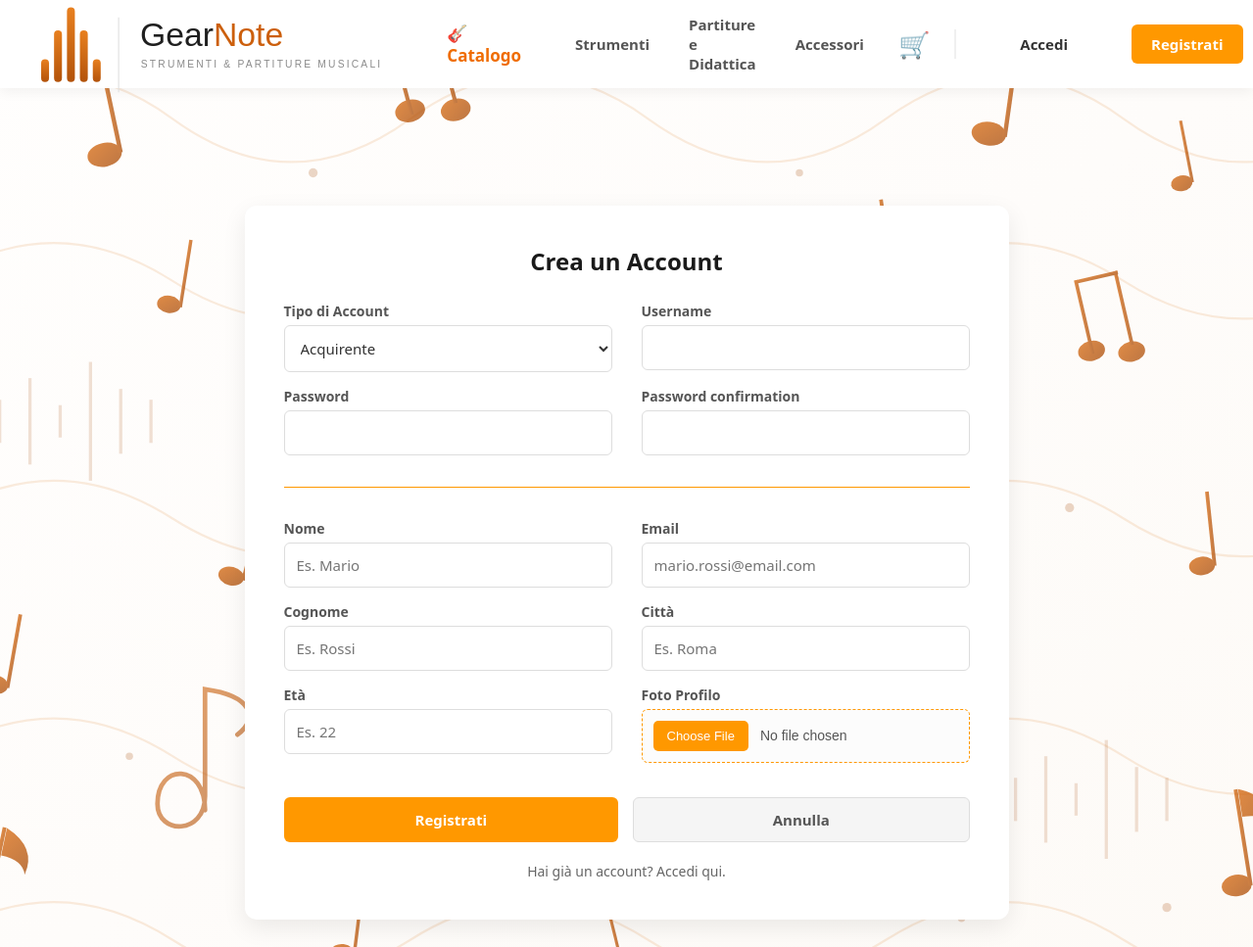
The app's page /accounts/registrati/ with its own data.
### catalog/models.py (models this page shows, shortened)
class Categoria(models.Model):
    nome = models.CharField(max_length=100)
    slug = models.SlugField(unique=True, blank=True)
    categoria_padre = models.ForeignKey(
        'self',
        on_delete=models.CASCADE,
        null=True,
        blank=True,
        related_name='sottocategorie'
    )
    class Meta:
        verbose_name_plural = "Categorie"

### accounts/views.py (the view)
# urls.py: path('registrati/', views.registrazione_view, name='registrati'),
def registrazione_view(request):
    if request.user.is_authenticated:
        return redirect('accounts:profilo')
    if request.method == 'POST':
        form = RegistrazionePersonalizzataForm(request.POST, request.FILES)
        if form.is_valid():
            user = form.save()
            login(request, user)
            return redirect('accounts:profilo')
    else:
        form = RegistrazionePersonalizzataForm()
    return render(request, 'accounts/dati_profilo.html', {'form': form})

### accounts/forms.py (shortened to what this page needs)
class RegistrazionePersonalizzataForm(ValidazioneProfiloMixin, UserCreationForm):
    nome = forms.CharField(max_length=50, label="Nome", widget=forms.TextInput(attrs={'placeholder': 'Es. Mario'}))
    cognome = forms.CharField(max_length=50, label="Cognome", widget=forms.TextInput(attrs={'placeholder': 'Es. Rossi'}))
    email = forms.EmailField(label="Email", widget=forms.EmailInput(attrs={'placeholder': 'mario.rossi@email.com'}))
    eta = forms.IntegerField(label="Età", widget=forms.NumberInput(attrs={'min': '18', 'max': '100', 'placeholder': 'Es. 22'}))
    citta = forms.CharField(max_length=100, label="Città", widget=forms.TextInput(attrs={'placeholder': 'Es. Roma'}))
    RUOLI = [('acquirente', 'Acquirente'), ('venditore', 'Venditore')]
    ruolo = forms.ChoiceField(choices=RUOLI, label="Tipo di Account")
    foto_profilo = forms.ImageField(required=False, label="Foto Profilo")
    class Meta:
        model = User
        fields = ['username', 'email']

### cart/context_processors.py (called while the page is built)
def contatore_carrello(request):
    conteggio = 0
    if request.user.is_authenticated and request.user.profilo.ruolo != 'venditore':
        try:
            carrello = Carrello.objects.get(utente=request.user)
            conteggio = carrello.numero_articoli
        except Carrello.DoesNotExist:
            conteggio = 0
    return {'cart_items_count': conteggio}

### catalog/context_processors.py (called while the page is built)
def categorie_navbar(request):
    return {
        'categorie_principali': Categoria.objects.filter(categoria_padre__isnull=True)
    }

### accounts/templates/accounts/dati_profilo.html (shortened to what this page needs)
{% extends 'base.html' %}
{% block content %}
<div class="auth-card" style="max-width: 700px;">
    <h2>{% if user.is_authenticated %}Modifica Profilo{% else %}Crea un Account{% endif %}</h2>
    <form method="post" enctype="multipart/form-data" novalidate>
        <div style="display: flex; gap: 30px; flex-wrap: wrap; margin-bottom: 15px;">
            <div style="flex: 1; min-width: 250px; text-align: left;">
                <label style="display: block; font-weight: 600; font-size: 14px; margin-bottom: 5px; color: var(--testo-secondario);">
                    Tipo di Account
                </label>
                {{ form.ruolo }}
            </div>
            <div style="flex: 1; min-width: 250px; text-align: left;">
                {% for field in form %}
                    {% if field.name == 'username' %}
                        <label for="{{ field.id_for_label }}" style="display: block; font-weight: 600; font-size: 14px; margin-bottom: 5px; color: var(--testo-secondario);">
                            {{ field.label }}
                        </label>
                        {{ field }}
                    {% endif %}
                {% endfor %}
            </div>
        </div>
        {% if not user.is_authenticated %}
        <div style="display: flex; gap: 30px; flex-wrap: wrap; margin-bottom: 10px;">
            {% for field in form %}
                {% if 'assword' in field.label %}
                    <div style="flex: 1; min-width: 250px; text-align: left;">
                        <label for="{{ field.id_for_label }}" style="display: block; font-weight: 600; font-size: 14px; margin-bottom: 5px; color: var(--testo-secondario);">
                            {{ field.label }}
                        </label>
                        {{ field }}
                    </div>
                {% endif %}
            {% endfor %}
        </div>
        <hr>
        {% endif %}
        <div style="display: flex; gap: 30px; flex-wrap: wrap;">
            <div style="flex: 1; min-width: 250px;">
                {% for field in form %}
                    {% if field.name == 'nome' or field.name == 'cognome' or field.name == 'eta' %}
                        <div style="margin-bottom: 15px; text-align: left;">
                            <label for="{{ field.id_for_label }}" style="display: block; font-weight: 600; font-size: 14px; margin-bottom: 5px; color: var(--testo-secondario);">
                                {{ field.label }}
                            </label>
                            {{ field }}
                        </div>
                    {% endif %}
                {% endfor %}
            </div>
            <div style="flex: 1; min-width: 250px;">
                {% for field in form %}
                    {% if field.name != 'nome' and field.name != 'cognome' and field.name != 'eta' and field.name != 'ruolo' and field.name != 'username' and 'assword' not in field.label %}
                        <div style="margin-bottom: 15px; text-align: left;">
                            {% if field.name == 'elimina_foto' %}
                                <div class="delete-photo-wrapper">
                                    {{ field }}
                                    <label for="{{ field.id_for_label }}" class="delete-photo-label">
                                        <svg xmlns="http://www.w3.org/2000/svg" viewBox="0 0 24 24" width="16" height="16" fill="#d9534f" style="transition: fill 0.2s ease;">
                                            <path d="M9 3v1H4v2h1v13a2 2 0 0 0 2 2h10a2 2 0 0 0 2-2V6h1V4h-5V3H9zM7 6h10v13H7V6zm2 2v9h2V8H9zm4 0v9h2V8h-2z"/>
                                        </svg>
                                        {{ field.label }}
                                    </label>
                                </div>
                            {% else %}
                                <label for="{{ field.id_for_label }}" style="display: block; font-weight: 600; font-size: 14px; margin-bottom: 5px; color: var(--testo-secondario);">
                                    {{ field.label }}
                                </label>
                                {{ field }}
                            {% endif %}
                        </div>
                    {% endif %}
                {% endfor %}
            </div>
        </div>
        <div style="display: flex; gap: 15px; margin-top: 20px;">
            <button type="submit" class="btn-primary btn-submit" style="flex: 1; margin-top: 0;">
                {% if user.is_authenticated %}Salva Modifiche{% else %}Registrati{% endif %}
            </button>
            <a href="{% if user.is_authenticated %}{% url 'accounts:profilo' %}{% else %}/{% endif %}"
               style="flex: 1; padding: 12px 20px; text-align: center; font-size: 15px; font-weight: bold; background-color: #f5f5f5; color: var(--testo-secondario); border: 1px solid var(--bordo-input); border-radius: 6px; text-decoration: none; transition: all 0.3s ease; display: inline-flex; justify-content: center; align-items: center;"
               onmouseover="this.style.backgroundColor='#eeeeee'" onmouseout="this.style.backgroundColor='#f5f5f5'">
                Annulla
            </a>
        </div>
    </form>
    {% if not user.is_authenticated %}
        <a href="{% url 'accounts:login' %}" class="auth-link">Hai già un account? Accedi qui.</a>
    {% endif %}
</div>
{% endblock content %}

### templates/base.html (shortened to what this page needs)
{% load static %}
<!DOCTYPE html>
<html lang="it">
<head>
    <link rel="stylesheet" href="{% static 'css/style.css' %}">
</head>
<body>
    <header class="navbar" style="display: flex; justify-content: space-between; align-items: center;">
        <div style="display: flex; align-items: center; gap: 40px;">
            <div class="logo">
                <a href="/">
                    <img src="{% static 'img/logo.svg' %}" alt="Logo GearNote" style="display: block;">
                </a>
            </div>
            <a href="{% url 'catalog:lista' %}" style="
                font-size: 17px;
                font-weight: 800;
                color: #ef6c00;
                text-decoration: none;
                display: flex;
                align-items: center;
                gap: 8px;
                padding: 8px 15px;
                border-radius: 12px;
                transition: all 0.2s ease;
            " onmouseover="this.style.backgroundColor='#fff8f3'; this.style.transform='translateY(-2px)';" onmouseout="this.style.backgroundColor='transparent'; this.style.transform='translateY(0)';"
            >
                🎸 Catalogo
            </a>
            {% for macro in categorie_principali %}
                <a href="{% url 'catalog:categoria_detail' macro.slug %}" class="link-macro" style="
                    font-size: 15px;
                    font-weight: 600;
                    color: #555;
                    text-decoration: none;
                    transition: color 0.2s;
                " onmouseover="this.style.color='#ef6c00';" onmouseout="this.style.color='#555';">
                    {{ macro.nome }}
                </a>
            {% endfor %}
        </div>
        <nav class="nav-links" style="display: flex; align-items: center; gap: 20px;">
            <a href="{% url 'cart:vedi_carrello' %}" style="text-decoration: none; position: relative; display: flex; align-items: center; justify-content: center; padding: 5px; transition: transform 0.2s ease;" onmouseover="this.style.transform='scale(1.1)';" onmouseout="this.style.transform='scale(1)';">
                <span style="font-size: 26px;">🛒</span>
            </a>
            <div style="width: 2px; height: 30px; background-color: #f0f0f0;"></div>
            {% if user.is_authenticated %}
                <a href="{% url 'accounts:profilo' %}" style="
                    padding: 10px 20px;
                    background: white;
                    color: #ef6c00;
                    border: 2px solid #fde4d0;
                    border-radius: 12px;
                    font-weight: 700;
                    text-decoration: none;
                    transition: all 0.2s ease;
                " onmouseover="this.style.borderColor='#ef6c00'; this.style.boxShadow='0 4px 10px rgba(239, 108, 0, 0.1)';" onmouseout="this.style.borderColor='#fde4d0'; this.style.boxShadow='none';">
                    👤 Il mio Profilo
                </a>
                <form action="{% url 'accounts:logout' %}" method="post" style="display: inline;">
                    {% csrf_token %}
                    <button type="submit" class="btn-primary">Esci</button>
                </form>
            {% else %}
                <a href="{% url 'accounts:login' %}" style="text-decoration: none; color: #333; font-weight: 700; padding: 10px 15px;">Accedi</a>
                <a href="{% url 'accounts:registrati' %}" class="btn-primary">Registrati</a>
            {% endif %}
        </nav>
    </header>
    <main class="container">
        {% block content %}
        {% endblock content %}
    </main>
</body>
</html>

### static/css/style.css (style rules this page uses)
:root { --colore-sfondo: #f4f6f9; --colore-bianco: #ffffff; --testo-base: #333333; --testo-titoli: #1a1a1a; --testo-secondario: #555555; --testo-chiaro: #666666; --arancione-base: #ff9800; --arancione-scuro: #e67e22; --ombra-arancione: rgba(255, 152, 0, 0.4); --rosso-logout: #e74c3c; --rosso-logout-hover: #c0392b; --bordo-input: #dddddd; --ombra-leggera: 0 4px 12px rgba(0, 0, 0, 0.05); --ombra-scheda: 0 8px 24px rgba(0, 0, 0, 0.08); }
body { margin: 0; padding: 0; font-family: 'Segoe UI', Roboto, Helvetica, Arial, sans-serif; color: var(--testo-base); background-image: url('../img/background.svg'); background-size: cover; background-position: center; background-repeat: no-repeat; background-attachment: fixed; }
.navbar { background-color: var(--colore-bianco); box-shadow: var(--ombra-leggera); display: flex; justify-content: space-between; align-items: center; padding: 0 50px 0 20px; height: 90px; box-sizing: border-box; position: sticky; top: 0; z-index: 1000; }
.container { max-width: 1000px; margin: 40px auto; padding: 20px; }
.auth-card { background: var(--colore-bianco); margin: 60px auto; padding: 40px; border-radius: 12px; box-shadow: var(--ombra-scheda); text-align: center; max-width: 450px; }
.auth-card h2 { margin-top: 0; margin-bottom: 25px; color: var(--testo-titoli); font-size: 24px; }
.auth-card input[type="text"], .auth-card input[type="password"], .auth-card input[type="email"], .auth-card input[type="number"], .auth-card select { width: 100%; padding: 12px; border: 1px solid var(--bordo-input); border-radius: 6px; box-sizing: border-box; font-size: 15px; background-color: var(--colore-bianco); color: var(--testo-base); font-family: inherit; transition: all 0.25s ease-in-out; }
.auth-card select { accent-color: var(--arancione-base); }
.auth-card input[type="file"] { width: 100%; padding: 11px; background-color: #fcfcfc; border: 1px dashed var(--arancione-base); border-radius: 6px; box-sizing: border-box; font-size: 14px; color: var(--testo-secondario); cursor: pointer; transition: all 0.25s ease-in-out; }
.auth-card .btn-submit { width: 100%; margin-top: 15px; padding: 12px 20px !important; }
.auth-card .auth-link { display: block; margin-top: 20px; font-size: 14px; color: var(--testo-chiaro); text-decoration: none; transition: color 0.2s ease; }
.auth-card hr { border: 0; height: 1px; background: var(--arancione-base); margin: 32px 0; width: 100%; }
.logo { display: flex; align-items: center; height: 100%; padding: 0; }
.logo a { display: flex; align-items: center; text-decoration: none; height: 100%; }
.logo img { height: 110px; width: auto; display: block; margin-top: 0px; transition: transform 0.2s ease-in-out; }
.nav-links { display: flex; align-items: center; }
.nav-links a { color: var(--testo-secondario); text-decoration: none; font-weight: 600; font-size: 15px; margin-left: 30px; transition: color 0.2s ease-in-out; }
.btn-primary { background-color: var(--arancione-base) !important; color: var(--colore-bianco) !important; padding: 10px 20px; border: none !important; border-radius: 6px; font-size: 15px; font-weight: bold; font-family: inherit; cursor: pointer; text-align: center; text-decoration: none !important; display: inline-block; box-sizing: border-box; transition: all 0.3s ease !important; }
a.btn-primary, a.btn-primary:link, a.btn-primary:visited, a.btn-primary:hover, a.btn-primary:active, button.btn-primary { color: var(--colore-bianco) !important; }
html { scrollbar-width: thin; scrollbar-color: var(--arancione-scuro) #f4f1ec; }

### records on screen
Categoria: nome "Strumenti"
Categoria: nome "Partiture e Didattica"
Categoria: nome "Accessori"

### other values on screen
{{ field.label }} "Username"
{{ field.label }} "Password" "Password confirmation"
{{ field.label }} "Nome" "Cognome" "Età"
{{ field.label }} "Email" "Città" "Foto Profilo"
